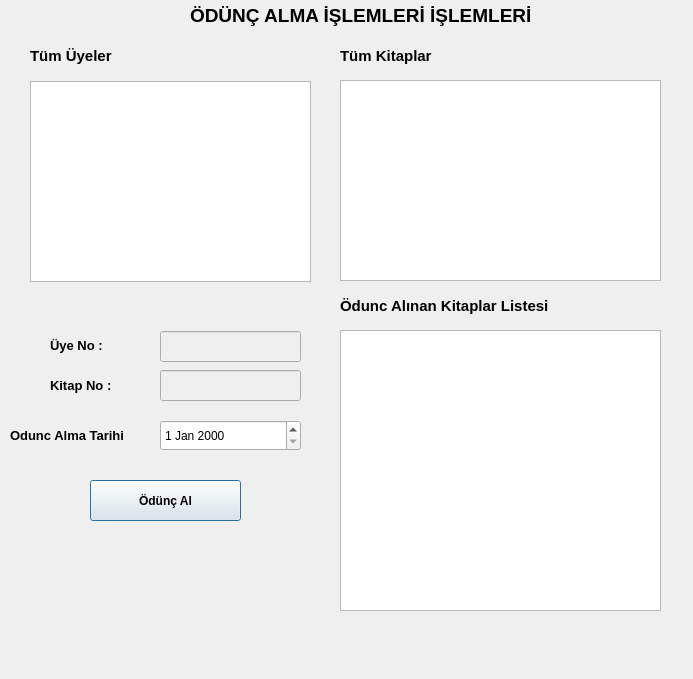
<?xml version="1.0" encoding="UTF-8"?>
<ui version="4.0">
 <class>oduncAl</class>
 <widget class="QDialog" name="oduncAl">
  <property name="geometry">
   <rect>
    <x>0</x>
    <y>0</y>
    <width>693</width>
    <height>679</height>
   </rect>
  </property>
  <property name="windowTitle">
   <string>Dialog</string>
  </property>
  <widget class="QLabel" name="label">
   <property name="geometry">
    <rect>
     <x>190</x>
     <y>0</y>
     <width>471</width>
     <height>31</height>
    </rect>
   </property>
   <property name="palette">
    <palette>
     <active>
      <colorrole role="WindowText">
       <brush brushstyle="SolidPattern">
        <color alpha="255">
         <red>255</red>
         <green>0</green>
         <blue>0</blue>
        </color>
       </brush>
      </colorrole>
     </active>
     <inactive>
      <colorrole role="WindowText">
       <brush brushstyle="SolidPattern">
        <color alpha="255">
         <red>0</red>
         <green>0</green>
         <blue>0</blue>
        </color>
       </brush>
      </colorrole>
     </inactive>
     <disabled>
      <colorrole role="WindowText">
       <brush brushstyle="SolidPattern">
        <color alpha="255">
         <red>120</red>
         <green>120</green>
         <blue>120</blue>
        </color>
       </brush>
      </colorrole>
     </disabled>
    </palette>
   </property>
   <property name="font">
    <font>
     <pointsize>14</pointsize>
     <bold>true</bold>
    </font>
   </property>
   <property name="text">
    <string>ÖDÜNÇ ALMA İŞLEMLERİ İŞLEMLERİ</string>
   </property>
  </widget>
  <widget class="QLabel" name="label_2">
   <property name="geometry">
    <rect>
     <x>30</x>
     <y>40</y>
     <width>161</width>
     <height>31</height>
    </rect>
   </property>
   <property name="font">
    <font>
     <pointsize>11</pointsize>
     <bold>true</bold>
    </font>
   </property>
   <property name="text">
    <string>Tüm Üyeler</string>
   </property>
  </widget>
  <widget class="QTableView" name="tableView_tum_uyeler">
   <property name="geometry">
    <rect>
     <x>30</x>
     <y>81</y>
     <width>281</width>
     <height>201</height>
    </rect>
   </property>
   <property name="autoFillBackground">
    <bool>false</bool>
   </property>
   <property name="wordWrap">
    <bool>false</bool>
   </property>
   <attribute name="horizontalHeaderMinimumSectionSize">
    <number>49</number>
   </attribute>
   <attribute name="horizontalHeaderDefaultSectionSize">
    <number>89</number>
   </attribute>
  </widget>
  <widget class="QLabel" name="label_3">
   <property name="geometry">
    <rect>
     <x>340</x>
     <y>40</y>
     <width>121</width>
     <height>31</height>
    </rect>
   </property>
   <property name="font">
    <font>
     <pointsize>11</pointsize>
     <bold>true</bold>
    </font>
   </property>
   <property name="text">
    <string>Tüm Kitaplar</string>
   </property>
  </widget>
  <widget class="QTableView" name="tableView_tum_kitaplar">
   <property name="geometry">
    <rect>
     <x>340</x>
     <y>80</y>
     <width>321</width>
     <height>201</height>
    </rect>
   </property>
  </widget>
  <widget class="QLabel" name="label_4">
   <property name="geometry">
    <rect>
     <x>50</x>
     <y>330</y>
     <width>101</width>
     <height>31</height>
    </rect>
   </property>
   <property name="font">
    <font>
     <pointsize>10</pointsize>
     <bold>true</bold>
    </font>
   </property>
   <property name="text">
    <string>Üye No : </string>
   </property>
  </widget>
  <widget class="QLabel" name="label_5">
   <property name="geometry">
    <rect>
     <x>50</x>
     <y>370</y>
     <width>91</width>
     <height>31</height>
    </rect>
   </property>
   <property name="font">
    <font>
     <pointsize>10</pointsize>
     <bold>true</bold>
    </font>
   </property>
   <property name="text">
    <string>Kitap No :</string>
   </property>
  </widget>
  <widget class="QLineEdit" name="lineEdit_uye_no">
   <property name="enabled">
    <bool>false</bool>
   </property>
   <property name="geometry">
    <rect>
     <x>160</x>
     <y>331</y>
     <width>141</width>
     <height>31</height>
    </rect>
   </property>
  </widget>
  <widget class="QLineEdit" name="lineEdit_kitap_no">
   <property name="enabled">
    <bool>false</bool>
   </property>
   <property name="geometry">
    <rect>
     <x>160</x>
     <y>370</y>
     <width>141</width>
     <height>31</height>
    </rect>
   </property>
  </widget>
  <widget class="QPushButton" name="btn_odunc_al">
   <property name="geometry">
    <rect>
     <x>90</x>
     <y>480</y>
     <width>151</width>
     <height>41</height>
    </rect>
   </property>
   <property name="font">
    <font>
     <bold>true</bold>
    </font>
   </property>
   <property name="text">
    <string>Ödünç Al</string>
   </property>
   <property name="checkable">
    <bool>false</bool>
   </property>
   <property name="autoDefault">
    <bool>true</bool>
   </property>
   <property name="default">
    <bool>true</bool>
   </property>
  </widget>
  <widget class="QLabel" name="label_8">
   <property name="geometry">
    <rect>
     <x>340</x>
     <y>290</y>
     <width>281</width>
     <height>31</height>
    </rect>
   </property>
   <property name="font">
    <font>
     <pointsize>11</pointsize>
     <bold>true</bold>
    </font>
   </property>
   <property name="text">
    <string>Ödunc Alınan Kitaplar Listesi</string>
   </property>
  </widget>
  <widget class="QTableView" name="tableView_tum_oduc_al">
   <property name="geometry">
    <rect>
     <x>340</x>
     <y>330</y>
     <width>321</width>
     <height>281</height>
    </rect>
   </property>
  </widget>
  <widget class="QLabel" name="label_9">
   <property name="geometry">
    <rect>
     <x>10</x>
     <y>420</y>
     <width>151</width>
     <height>31</height>
    </rect>
   </property>
   <property name="font">
    <font>
     <pointsize>10</pointsize>
     <bold>true</bold>
    </font>
   </property>
   <property name="text">
    <string>Odunc Alma Tarihi</string>
   </property>
  </widget>
  <widget class="QDateEdit" name="dateEdit">
   <property name="geometry">
    <rect>
     <x>160</x>
     <y>420</y>
     <width>141</width>
     <height>31</height>
    </rect>
   </property>
  </widget>
 </widget>
 <resources/>
 <connections/>
</ui>
